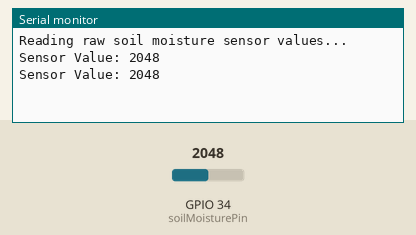
Recording of a sketch running on a simulated ESP32. Parts: the last lines printed to the serial monitor. Inputs (shaded band) come from the test bench; at power-on: GPIO 34 (soilMoisturePin) = 2048.

Above: at 1.8 s.
1.9 s: GPIO 34 (soilMoisturePin) set to 2866
At 2.5 s:
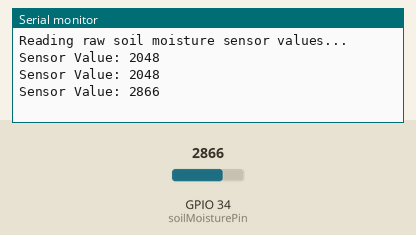
3.4 s: GPIO 34 (soilMoisturePin) set to 3603
At 4.8 s:
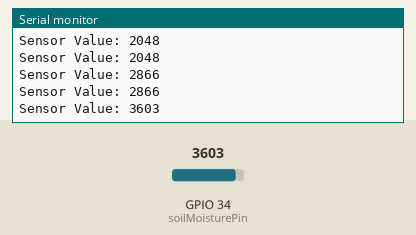
Timing chart, 0 to 6.4 s (numbered marks = the images above; inputs shaded):
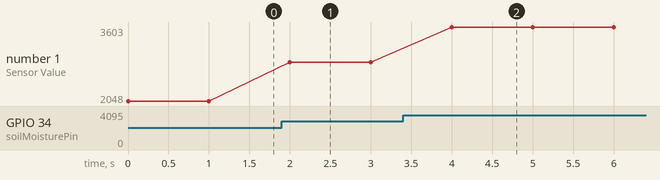

The sketch:

calibration.ino
```cpp
const int soilMoisturePin = 34; // Analog pin connected to the sensor

void setup() {
  Serial.begin(115200); // Initialize Serial Monitor
  Serial.println("Reading raw soil moisture sensor values...");
}

void loop() {
  int sensorValue = analogRead(soilMoisturePin); // Read analog value
  Serial.print("Sensor Value: ");
  Serial.println(sensorValue); // Print the raw value
  delay(1000); // Wait for 1 second
}
```

Measured:
- after the input at 1.9 s, the serial monitor: prints a new line after 0.10 s (image 1)
- after the input at 3.4 s, the serial monitor: prints a new line after 0.60 s (image 2)
- plotted number 1: 2048 → 2866 after the input at 1.9 s, 2866 → 3603 after the input at 3.4 s
